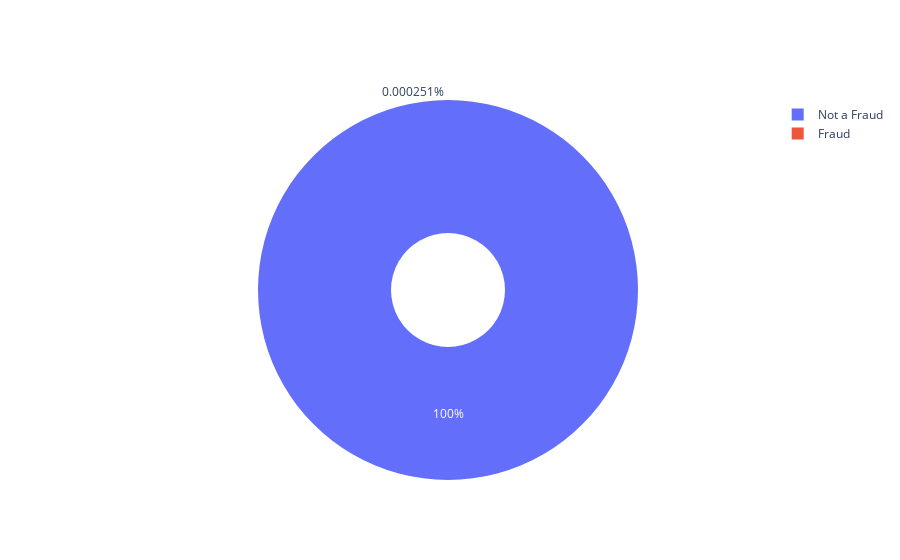

Notebook source saved alongside this figure:
### Markdown cell above
## Percentage of Flagged fraud Pie chart

### Code cell
labels = ['Not a Fraud','Fraud']
values = dataset.isFlaggedFraud.value_counts()

fig = go.Figure(data=[go.Pie(labels=labels, values=values, hole=.3)])
fig.show()

### Figure 1 — Plotly figure (JSON) as saved in the notebook; plotly's stock layout.template omitted (floating-point values rounded to 4 significant figures)
{"data": [{"hole": 0.3, "labels": ["Not a Fraud", "Fraud"], "type": "pie", "values": [6362604, 16]}], "layout": {}}
